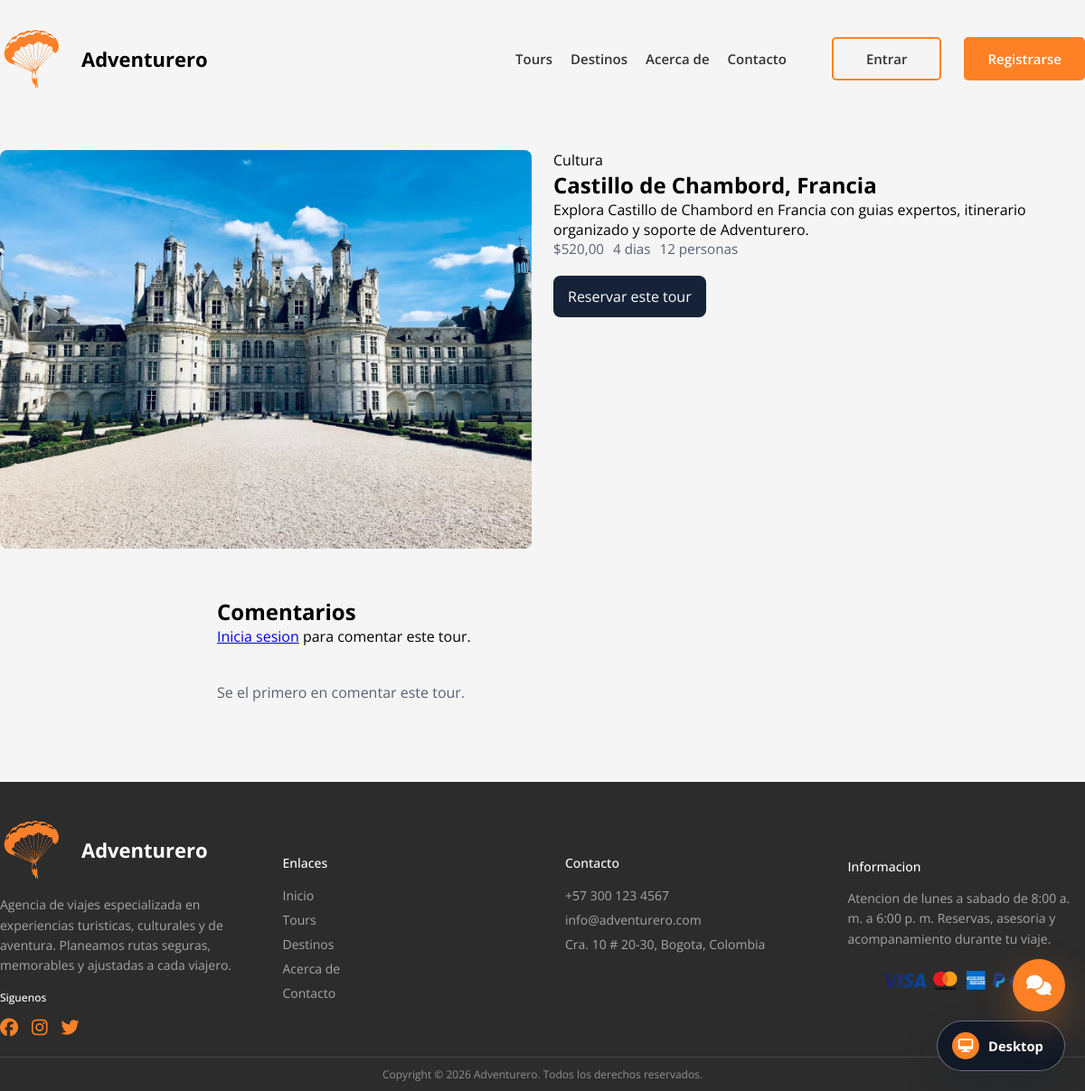
Page /tours/2/ on the committed database.
### core/models.py (models this page shows, shortened)
class Tour(models.Model):
    category = models.ForeignKey(Category, on_delete=models.PROTECT, related_name="tours")
    title = models.CharField(max_length=160)
    country = models.CharField(max_length=90)
    place = models.CharField(max_length=160)
    description = models.TextField()
    price = models.DecimalField(max_digits=10, decimal_places=2, validators=[MinValueValidator(0)])
    capacity = models.PositiveIntegerField(default=1)
    days = models.PositiveIntegerField(default=1)
    image = models.ImageField(upload_to="tours/", blank=True, help_text="Imagen del tour")
    is_featured = models.BooleanField(default=False)
    is_active = models.BooleanField(default=True)
    created_at = models.DateTimeField(auto_now_add=True)
    updated_at = models.DateTimeField(auto_now=True)
    class Meta:
        ordering = ["country", "place"]

class Category(models.Model):
    name = models.CharField(max_length=80, unique=True)
    slug = models.SlugField(max_length=90, unique=True)
    description = models.TextField(blank=True)
    class Meta:
        verbose_name = "Categoria"
        verbose_name_plural = "Categorias"
        ordering = ["name"]

### core/views.py (the view, shortened to what this page needs)
# urls.py: path("tours/<int:pk>/", views.TourDetailView.as_view(), name="tour_detail"),
class TourDetailView(DetailView):
    model = Tour
    template_name = "core/tour_detail.html"
    context_object_name = "tour"
    def get_context_data(self, **kwargs):
        context = super().get_context_data(**kwargs)
        context["booking_form"] = BookingForm(tour=self.object)
        context["comment_form"] = CommentForm()
        context["comments"] = self.object.comments.filter(is_visible=True).select_related("user")
        return context

### templates/core/tour_detail.html (shortened to what this page needs)
{% extends "base.html" %}
{% block content %}
<section class="container" style="padding-top: 36px;">
    <div class="tour-grid" style="align-items: start;">
        <div>
            {% if tour.image %}
                <img style="width:100%; border-radius:8px;" src="{{ tour.image.url }}" alt="{{ tour.place }}">
            {% endif %}
        </div>
        <div>
            <span>{{ tour.category.name }}</span>
            <h1>{{ tour.place }}, {{ tour.country }}</h1>
            <p>{{ tour.description }}</p>
            <div class="meta-list">
                <span>${{ tour.price }}</span>
                <span>{{ tour.days }} dias</span>
                <span>{{ tour.capacity }} personas</span>
            </div>
            <p id="travel-booking" style="margin-top: 20px;">
                <a class="btn-link" href="{% url 'booking_create' tour.pk %}">Reservar este tour</a>
            </p>
        </div>
    </div>
    <div class="form-panel">
        <h2>Comentarios</h2>
        {% if user.is_authenticated %}
            <form method="post">
                {% csrf_token %}
                {{ comment_form.as_p }}
                <button class="btn-link" type="submit">Publicar comentario</button>
            </form>
        {% else %}
            <p><a href="{% url 'login' %}?next={{ request.path }}">Inicia sesion</a> para comentar este tour.</p>
        {% endif %}
        {% for comment in comments %}
            <article class="tour-card-body" style="border-bottom:1px solid #e6e9ef;">
                <strong>{{ comment.user.first_name|default:comment.user.username }} - {{ comment.rating }}/5</strong>
                <p>{{ comment.body }}</p>
            </article>
        {% empty %}
            <p class="empty-state">Se el primero en comentar este tour.</p>
        {% endfor %}
    </div>
</section>
{% endblock %}

### templates/base.html (shortened to what this page needs)
{% load static %}
<!DOCTYPE html>
<html lang="es">
<head>
    <link rel="stylesheet" href="{% static 'css/global.css' %}">
    <link rel="stylesheet" href="{% static 'css/header.css' %}">
    <link rel="stylesheet" href="{% static 'css/home.css' %}">
    <link rel="stylesheet" href="{% static 'css/tours.css' %}">
    <link rel="stylesheet" href="{% static 'css/footer.css' %}">
    <link rel="stylesheet" href="https://cdnjs.cloudflare.com/ajax/libs/font-awesome/6.7.1/css/all.min.css">
</head>
<body>
    <button class="viewport-toggle" type="button" aria-pressed="false" aria-label="Cambiar vista">
        <span class="viewport-toggle__icon" aria-hidden="true">
            <i class="fa-solid fa-desktop"></i>
        </span>
        <span class="viewport-toggle__text">Desktop</span>
    </button>
    <header class="header container">
        <a href="{% url 'home' %}" class="container-logo">
            <img src="{% static 'img/logo_adventurero.png' %}" alt="Logo">
            <span class="logo-text">Adventurero</span>
        </a>
        <nav class="nav-links">
            <ul>
                <li><a href="{% url 'tour_list' %}">Tours</a></li>
                <li><a href="{% url 'destinations' %}">Destinos</a></li>
                <li><a href="{% url 'about' %}">Acerca de</a></li>
                <li><a href="{% url 'contact' %}">Contacto</a></li>
            </ul>
        </nav>
        <ul class="container-sign">
            {% if user.is_authenticated %}
                <li class="sign-item"><a class="sign-in" href="{% url 'my_bookings' %}">Mis reservas</a></li>
                <li class="sign-item">
                    <form class="inline-logout" method="post" action="{% url 'logout' %}">
                        {% csrf_token %}
                        <button class="sign-up" type="submit">Salir</button>
                    </form>
                </li>
            {% else %}
                <li class="sign-item"><a class="sign-in" href="{% url 'login' %}">Entrar</a></li>
                <li class="sign-item"><a class="sign-up" href="{% url 'register' %}">Registrarse</a></li>
            {% endif %}
        </ul>
    </header>
    {% block content %}{% endblock %}
    {% include "partials/footer.html" %}
    <section class="travel-chatbot" aria-live="polite">
        <button class="chatbot-toggle" type="button" aria-expanded="false" aria-label="Abrir chat de Adventurero">
            <i class="fa-solid fa-comments"></i>
        </button>
    </section>
</body>
</html>

### templates/partials/footer.html
{% load static %}
<footer>
    <div class="container footer-content">
        <div class="columns-footer">
            <div class="column">
                <a href="{% url 'home' %}" class="container-logo">
                    <img src="{% static 'img/logo_adventurero.png' %}" alt="Logo Adventurero">
                    <span class="logo-text">Adventurero</span>
                </a>
                <p>
                    Agencia de viajes especializada en experiencias turisticas,
                    culturales y de aventura. Planeamos rutas seguras,
                    memorables y ajustadas a cada viajero.
                </p>
                <div class="container-social-links">
                    <span>Siguenos</span>
                    <div class="links">
                        <a href="https://www.facebook.com/" aria-label="Facebook">
                            <i class="fab fa-facebook"></i>
                        </a>
                        <a href="https://www.instagram.com/" aria-label="Instagram">
                            <i class="fab fa-instagram"></i>
                        </a>
                        <a href="https://x.com/" aria-label="X">
                            <i class="fab fa-twitter"></i>
                        </a>
                    </div>
                </div>
            </div>
            <div class="column">
                <span>Enlaces</span>
                <ul>
                    <li><a href="{% url 'home' %}">Inicio</a></li>
                    <li><a href="{% url 'tour_list' %}">Tours</a></li>
                    <li><a href="{% url 'destinations' %}">Destinos</a></li>
                    <li><a href="{% url 'about' %}">Acerca de</a></li>
                    <li><a href="{% url 'contact' %}">Contacto</a></li>
                </ul>
            </div>
            <div class="column" id="travel-contact">
                <span>Contacto</span>
                <ul>
                    <li><a href="tel:+573001234567">+57 300 123 4567</a></li>
                    <li><a href="mailto:info@adventurero.com">info@adventurero.com</a></li>
                    <li><a href="{% url 'contact' %}">Cra. 10 # 20-30, Bogota, Colombia</a></li>
                </ul>
            </div>
            <div class="column">
                <span>Informacion</span>
                <p>
                    Atencion de lunes a sabado de 8:00 a. m. a 6:00 p. m.
                    Reservas, asesoria y acompanamiento durante tu viaje.
                </p>
                <div class="container-payment-methods" id="travel-payments">
                    <img src="{% static 'img/payment-methods.png' %}" alt="Metodos de pago">
                </div>
            </div>
        </div>
    </div>
    <div class="copyright">
        <p>Copyright &copy; 2026 Adventurero. Todos los derechos reservados.</p>
    </div>
</footer>

### css/global.css (style rules this page uses)
:root { --primary-color: #ff8126; --text-color: #505050; --text-color-dark: #2c2c2c; --preview-surface: #111827; --title-font: 'DM Serif Display', serif; --text-font: 'Open Sans', sans-serif; --shadow: 0 8px 15px rgba(0, 0, 0, 0.1); }
* { margin: 0; padding: 0; box-sizing: border-box; }
.viewport-toggle { position: fixed; right: 22px; bottom: 22px; z-index: 10000; display: inline-flex; align-items: center; gap: 10px; min-width: 142px; padding: 12px 16px; border: 1px solid rgba(255, 255, 255, 0.35); border-radius: 999px; background: rgba(17, 24, 39, 0.92); box-shadow: 0 18px 40px rgba(17, 24, 39, 0.24); color: #fff; font: 700 0.92rem var(--text-font); cursor: pointer; backdrop-filter: blur(12px); transition: transform 0.2s ease, box-shadow 0.2s ease, background 0.2s ease; }
.viewport-toggle__icon { display: inline-grid; width: 30px; height: 30px; place-items: center; border-radius: 50%; background: var(--primary-color); color: #fff; }
.travel-chatbot { position: fixed; right: 22px; bottom: 88px; z-index: 10002; font-family: var(--text-font); }
.chatbot-toggle { display: grid; width: 58px; height: 58px; place-items: center; border: 0; border-radius: 50%; background: var(--primary-color); box-shadow: 0 18px 40px rgba(255, 129, 38, 0.34); color: #fff; cursor: pointer; transition: transform 0.2s ease, box-shadow 0.2s ease; }
.chatbot-toggle i { font-size: 22px; }

### templates/base.html (style rules this page uses)
.form-panel { max-width: 760px; margin: 48px auto; padding: 0 20px; }
.tour-grid { display: grid; grid-template-columns: repeat(auto-fit, minmax(260px, 1fr)); gap: 24px; }
.btn-link { display: inline-flex; align-items: center; justify-content: center; gap: 8px; border: 0; border-radius: 8px; padding: 12px 16px; background: #152238; color: #fff; text-decoration: none; cursor: pointer; }
.meta-list { display: flex; flex-wrap: wrap; gap: 10px; color: #566174; font-size: .95rem; }
.empty-state { padding: 40px 0; color: #566174; }

### rows in the picture
Tour: image (picture), category.name "Cultura", place "Castillo de Chambord", country "Francia", description "Explora Castillo de Chambord en Francia con guias expertos, itinerario organizado y soporte de Adventurero.", price "520,00", days "4", capacity "12"
